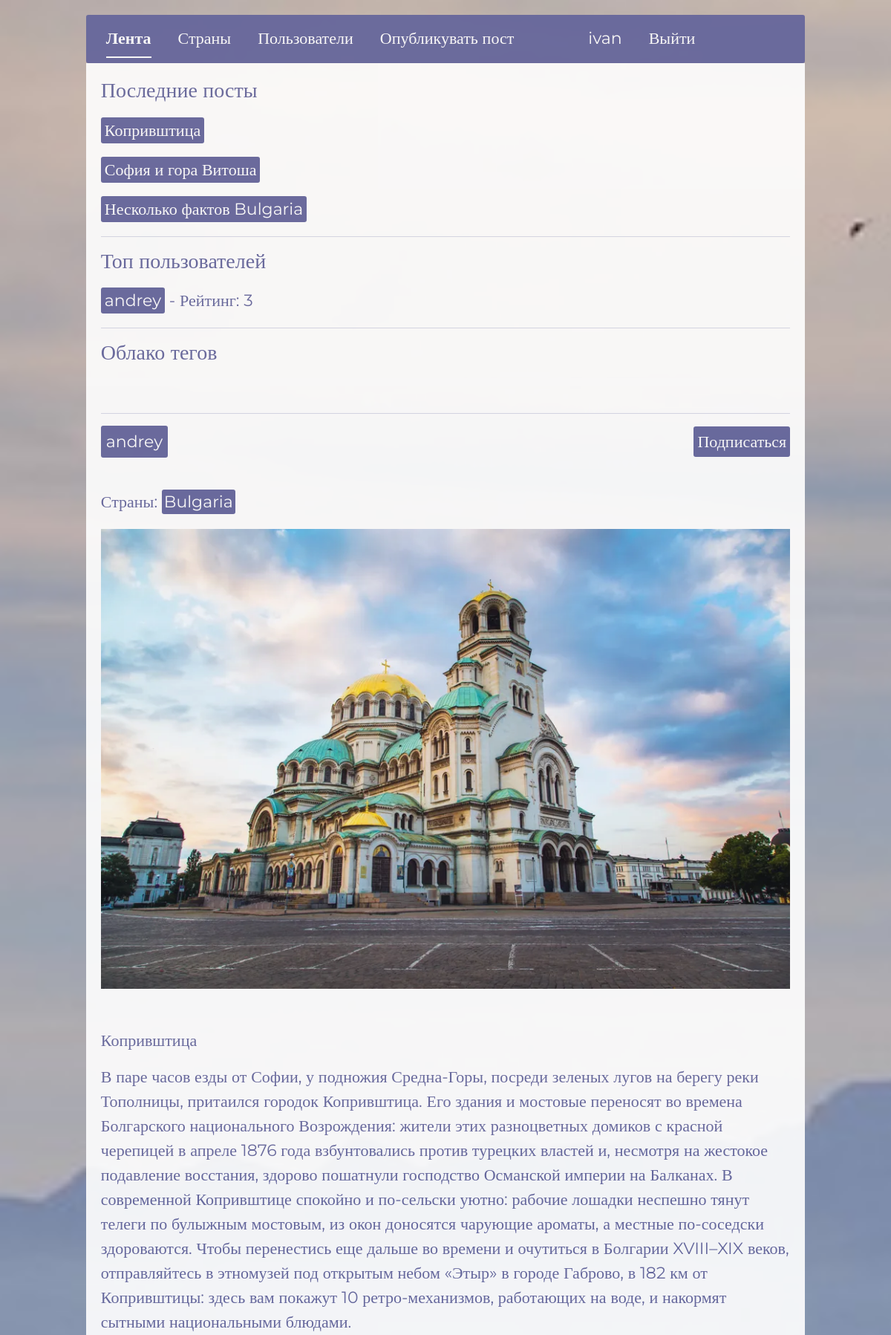
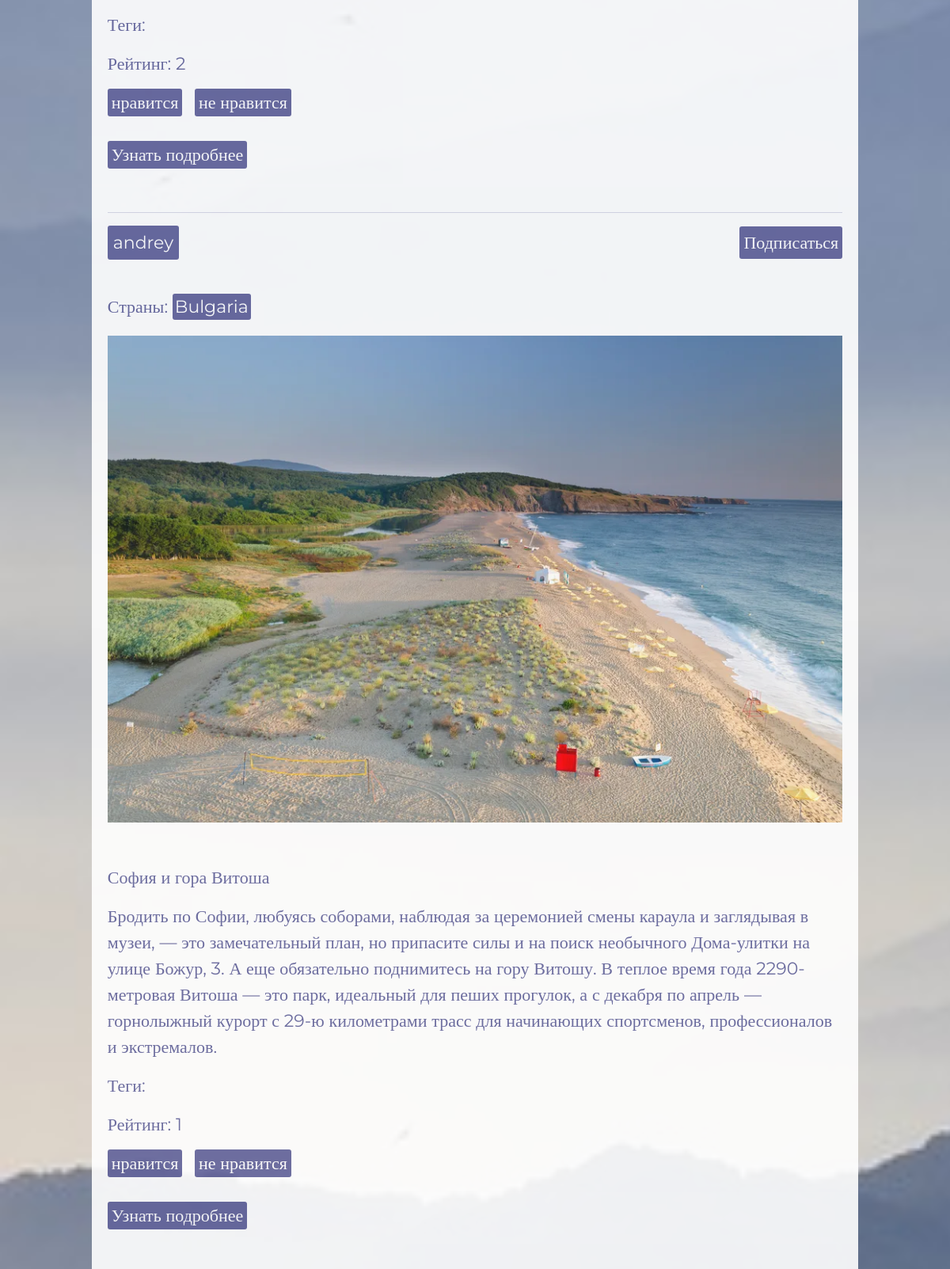
The page / (signed in, upper part) on the database its author committed (2 pictures, top to bottom).
### user/models.py (models this page shows, shortened)
class Post(models.Model):
    create_date = models.DateTimeField(auto_now_add=True)
    author = models.ForeignKey(User, on_delete=models.CASCADE,  verbose_name='Автор', blank=False, null=True, related_name='posts')
    countries = models.ManyToManyField(Country, blank=False, null=True, verbose_name="Страны")
    subject = models.CharField(max_length=255, blank=False, null=True, verbose_name='Тема')
    body = models.TextField(validators=[MinLengthValidator(3)], blank=False, null=True, verbose_name='Тело поста')
    photos = models.ManyToManyField(Photo, blank=True, verbose_name='Фотографии')
    tags = models.ManyToManyField(Tag, blank=True, verbose_name='Теги')
    rating = models.IntegerField(default=0, verbose_name='Рейтинг')
    class Meta:
        verbose_name = 'Пост'
        verbose_name_plural = 'Посты'

class Profile(models.Model):
    user = models.OneToOneField(User, on_delete=models.CASCADE, verbose_name='Пользователь')
    countries_interest = models.ManyToManyField(Country, blank=True, verbose_name="Интересующие страны")
    post_count = models.IntegerField(default=0, verbose_name='Количество постов')
    followers = models.ManyToManyField(User, related_name='following', blank=True, verbose_name='Подписчики')
    followers_count = models.IntegerField(default=0, verbose_name='Количество подписчиков')
    is_create = models.BooleanField(default=True, verbose_name='Создавать посты')
    is_blocked = models.BooleanField(default=False, verbose_name='Заблокирован')
    class Meta:
        verbose_name = 'Профиль'
        verbose_name_plural = 'Профили'

class Photo(models.Model):
    image = models.ImageField(upload_to='post_photos/', validators=[validate_image_size], verbose_name='Фото')
    class Meta:
        verbose_name = 'Фото'
        verbose_name_plural = 'Фотки'

### country/models.py (models this page shows, shortened)
class Country(models.Model):
    name = models.CharField(max_length=255, verbose_name='Название страны')
    top_level_domain = models.CharField(max_length=255, blank=True, verbose_name='Топ-уровневый домен')
    alpha2_code = models.CharField(max_length=255, unique=True, verbose_name='Двухбуквенный код страны')
    alpha3_code = models.CharField(max_length=255, unique=True, verbose_name='Трехбуквенный код страны')
    calling_code = models.CharField(max_length=255, blank=True, verbose_name='Телефонный код')
    capital = models.CharField(max_length=255, blank=True, verbose_name='Столица')
    alt_spellings = models.TextField(blank=True, verbose_name='Альтернативные написания')
    region = models.CharField(max_length=255, blank=True, verbose_name='Регион')
    class Meta:
        verbose_name = 'Страна'
        verbose_name_plural = 'Страны'

### user/views.py (the view)
# urls.py: path('', views.index, name='index')
def index(request):
    active_link = 'index'
    is_authenticated_user = request.user.is_authenticated
    if is_authenticated_user:
        try:
            profile = Profile.objects.get(user=request.user)
        except Profile.DoesNotExist:
            return redirect('login')
    if is_authenticated_user:
        posts = Post.objects.filter(
            Q(countries__in=profile.countries_interest.all()) |
            Q(author__in=profile.followers.all())
        ).distinct().order_by('-create_date')
        for post in posts:
            post.is_following = post.author.profile.followers.filter(id=request.user.id).exists()
    else:
        posts = Post.objects.all().order_by('-create_date')[:10]
    context = {
        'posts': posts,
        'active_link': active_link,
        'is_authenticated_user': is_authenticated_user
    }
    return render(request, "user/index.html", context)

### user/context_processors.py (called while the page is built)
def global_context(request):
    latest_posts = Post.objects.order_by('-create_date')[:3]
    tag_cloud = Tag.objects.all()
    top_users = Profile.objects.annotate(
        posts_count=Count('user__posts'),
        total_rating=Sum('user__posts__rating')
    ).filter(total_rating__gt=0).order_by('-total_rating')[:5]
    return {
        'latest_posts': latest_posts,
        'tag_cloud': tag_cloud,
        'top_users': top_users,
    }

### templates/user/index.html (shortened to what this page needs)
{% extends 'base.html' %}
{% block extra_css %}
    {% load static %}
    <link rel="stylesheet" href="{% static 'css/index.css' %}">
{% endblock %}
{% block content %}
    <div id="wrapper">
        <div id="index-nav">
            <ul class="nav nav-underline">
              <li class="nav-item" id="index-nav-item">
                <a id="index-link" class="nav-link active" aria-current="page" href="{% url 'index' %}">Лента</a>
              </li>
              <li class="nav-item" id="index-nav-item">
                <a id="index-link" class="nav-link" href="{% url 'country_list_view' %}">Страны</a>
              </li>
              <li class="nav-item" id="index-nav-item">
                <a id="index-link" class="nav-link" href="{% url 'profiles' %}">Пользователи</a>
              </li>
              <li class="nav-item" id="index-nav-item">
                <a id="index-link" class="nav-link" href="{% url 'create_post' %}">Опубликувать пост</a>
              </li>
              {% if user.is_authenticated %}
                <li class="nav-item" id="index-nav-item">
                    <a id="index-link" class="nav-link" href="{% url 'profile_detail' user.id %}">{{user.username}}</a>
                </li>
                <li class="nav-item" id="index-nav-item">
                    <a id="index-link" class="nav-link" href="{% url 'logout' %}">Выйти</a>
                </li>
              {% else %}
                <li class="nav-item" id="index-nav-item">
                    <a id="index-link" class="nav-link" href="{% url 'login' %}">Войти</a>
                </li>
              {% endif %}
            </ul>
        </div>
        <div id="lenta">
            {% include 'commom_info.html' %}
        </div>
        {% if active_link == 'index' %}
            {% for post in posts %}
                    <div id="lenta">
                        <hr>
                        <div id="author">
                            <a href="{% url 'profile_detail' post.author.id %}">{{post.author }}</a>
                        <div>
                            {% if request.user.is_authenticated %}
                                {% if post.author != request.user %}
                                    {% if post.is_following %}
                                        <form action="{% url 'toggle_subscription' post.author.id %}" method="POST">
                                            {% csrf_token %}
                                            <button type="submit" id="subscription-bth">Отписаться</button>
                                        </form>
                                    {% else %}
                                        <form action="{% url 'toggle_subscription' post.author.id %}" method="POST">
                                            <button type="submit" id="subscription-bth">Подписаться</button>
                                        </form>
                                    {% endif %}
                                {% endif %}
                            {% endif %}
                        </div>
                    </div>
                    <br>
                    <div id="country">
                        {% if post.countries.exists %}
                            <p>Страны:
                                {% for country in post.countries.all %}
                                <a href="{% url 'country_detail' country.id %}">{{ country.name }}</a>{% if not forloop.last %} {% endif %}
                                {% endfor %}
                            </p>
                        {% else %}
                            <p>Страны не указаны</p>
                        {% endif %}
                    </div>
                    <div id="img">
                        {% if post.photos.exists %}
                            <img src="{{ post.photos.first.image.url }}" alt="photo">
                        {% else %}
                                <p>Фотографии не загружены</p>
                        {% endif %}
                    </div>
                    <br>
                    <div id="subject">
                        <p>
                            {{post.subject }}
                        </p>
                    </div>
                    <div id="info-text">
                        <p>
                            {{post.body }}
                        </p>
                    </div>
                    <div id="teg">
                        {% if post.countries.exists %}
                            <p>Теги:
                            </p>
                        {% else %}
                            <p>Теги не указаны</p>
                        {% endif %}
                    </div>
                    <div id="rating-{{ post.id }}">
                        <p>Рейтинг: <span class="rating-value">{{ post.rating }}</span></p>
                        {% if post.author != request.user %}
                            <div class="rating-buttons">
                                <a href="#" class="increase-rating" data-post-id="{{ post.id }}">нравится</a>
                                <a href="#" class="decrease-rating" data-post-id="{{ post.id }}">не нравится</a>
                            </div>
                        {% endif %}
                    </div>
                    <br>
                    <div id="detail-post-link">
                        <a href="{% url 'post_detail' post.id %}">Узнать подробнее</a>
                    </div>
                </div>
            {% endfor %}
        {% endif %}
    </div>
{% endblock %}

### templates/commom_info.html (shortened to what this page needs)
<div id="top-info">
    <h3>Последние посты</h3>
    {% for post in latest_posts %}
        <div id="link_posts">
            <a href="{% url 'post_detail' post.id %}">{{post.subject}}</a>
        </div>
    {% endfor %}
    <hr>
    <h3>Топ пользователей</h3>
    {% for user in top_users %}
        <div id="link_users">
            <a href="{% url 'profile_detail' user.user.id %}">{{user.user.username}}</a> - Рейтинг: {{ user.total_rating }}
        </div>
    {% endfor %}
    <hr>
    <h3>Облако тегов</h3>
</div>

### static/css/base.css (style rules this page uses)
x1html, body, div, span, applet, object, iframe, h1, h2, h3, h4, h5, h6, p, blockquote, pre, a, abbr, acronym, address, big, cite, code, del, dfn, em, img, ins, kbd, q, s, samp, small, strike, strong, sub, sup, tt, var, b, u, i, center, dl, dt, dd, ol, ul, li, fieldset, form, label, legend, table, caption, tbody, tfoot, thead, tr, th, td, article, aside, canvas, details, embed, figure, figcaption, footer, header, hgroup, menu, nav, output, ruby, section, summary, time, mark, audio, video { margin: 0; padding: 0; border: 0; font-size: 100%; font: inherit; vertical-align: baseline; }
body { line-height: 1; }
ol, ul { list-style: none; }
html { box-sizing: border-box; }
*, *::before, *::after { box-sizing: inherit; }
#body { height: auto !important; background-image: url(../img/mountains-3699372_1280.jpg); background-repeat: no-repeat; background-size: cover; font-family: 'Montserrat'; font-size: 22px; font-weight: 400; color:#000000; display: flex; justify-content: center; align-items: center; }
#wrapper { display: flex; flex-direction: column; align-items: center; justify-content: center; margin: 0 auto; padding: 20px; }
#wrapper #index-nav { width: 90%; height: auto; background-color: #62639B; padding: 5px; border-radius: 3px; border: 2px solid #62639B; text-align: center; opacity: 0.9; }
#lenta { width: 90%; background-color: white; opacity: 0.9; padding: 20px; color: #62639B; }
#author { display: flex; justify-content: space-between; align-items: center; margin-bottom: 10px; }
#author a { margin-right: 20px; text-decoration: none; color: white; background-color: #62639B; padding: 3px 5px; border-radius: 3px; border: 2px solid #62639B; }
#index-nav-item { margin-left: 20px; }
#index-link { color: white; }
#subscription-bth { color: white; background-color: #62639B; border: #62639B; padding: 4px 5px; border-radius: 3px; }
.rating-buttons a { color: white; background-color: #62639B; text-decoration: none; padding: 4px 5px; border-radius: 3px; margin-right: 10px; }
#detail-post-link a { text-decoration: none; color: white; background-color: #62639B; padding: 4px 5px; border-radius: 3px; }
#top-info div { margin-top: 20px; margin-bottom: 20px; }
#top-info div a { text-decoration: none; color: white; background-color: #62639B; padding: 4px 5px; border-radius: 3px; }
#country a { text-decoration: none; color: white; background-color: #62639B; padding: 3px 3px; border-radius: 3px; margin-right: 2px; }

### static/css/index.css (style rules this page uses)
#index-nav { display: flex; justify-content: flex-start; }
#index-nav ul { width: 100%; display: flex; align-items: center; }
#img { display: flex; justify-content: center; align-items: center; position: relative; margin: 20px 0; }
#img img { width: 100%; height: auto; object-fit: cover; }
.rating-buttons a { color: white; background-color: #62639B; text-decoration: none; padding: 4px 5px; border-radius: 3px; margin-right: 10px; }

### rows shown on the page
Post: subject "Копривштица", author "andrey", shows "Подписаться", photos.first.image (picture), body "В паре часов езды от Софии, у подножия Средна-Горы, посреди зеленых лугов на берегу реки Тополницы, притаился городок Копривштица. Его здания и мостовые переносят во времена Болгарского национального Возрождения: жители этих разноцветных домиков с красной черепицей в апреле 1876 года взбунтовались против турецких властей и, несмотря на жестокое подавление восстания, здорово пошатнули господство Османской империи на Балканах. В современной Копривштице спокойно и по-сельски уютно: рабочие лошадки неспешно тянут телеги по булыжным мостовым, из окон доносятся чарующие ароматы, а местные по-соседски здороваются. Чтобы перенестись еще дальше во времени и очутиться в Болгарии XVIII–XIX веков,…", shows "Теги:", rating "2"
Post: subject "София и гора Витоша", author "andrey", shows "Подписаться", photos.first.image (picture), body "Бродить по Софии, любуясь соборами, наблюдая за церемонией смены караула и заглядывая в музеи, — это замечательный план, но припасите силы и на поиск необычного Дома-улитки на улице Божур, 3. А еще обязательно поднимитесь на гору Витошу. В теплое время года 2290-метровая Витоша — это парк, идеальный для пеших прогулок, а с декабря по апрель — горнолыжный курорт с 29-ю километрами трасс для начинающих спортсменов, профессионалов и экстремалов.", shows "Теги:", rating "1"
Post: subject "Несколько фактов Bulgaria"
Profile: user.username "andrey", total_rating "3"
Country: name "Bulgaria"

### other values the page prints
{{ user.username }} "ivan"
